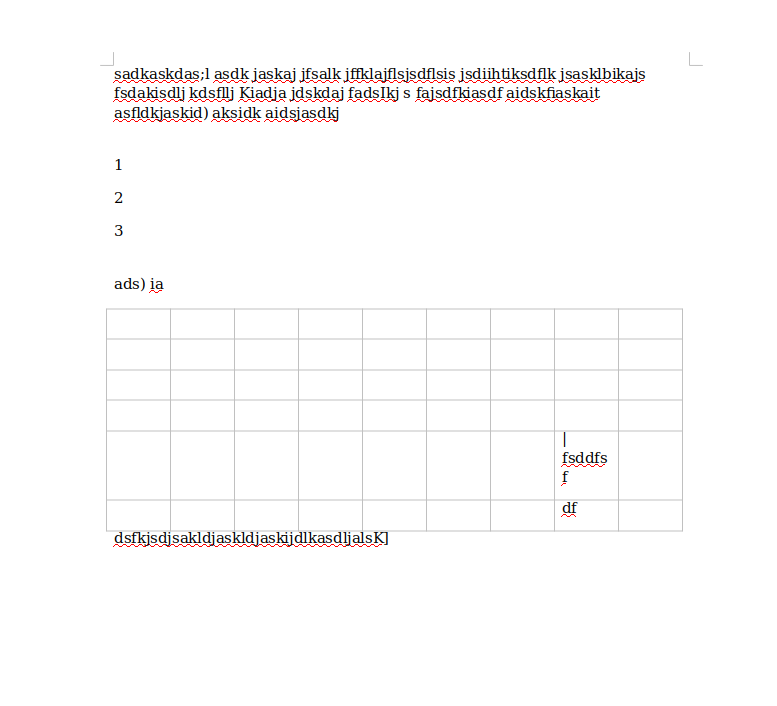
#> input picture Recognizer/example.png, 777 x 706 px
$ python -i table_main.py   (imports and definitions only)
#> lines starting #> are read from the running program, lines starting #| are printed output that depends on the picture; after the words box and inside, x2 and y2 are one past the last pixel; in counts of white or black regions, pixels touching at a corner belong together
#> further down, picture is the input picture: shape (706, 777, 3); mean B, G, R 251.1, 251.1, 251.8
### Recognizer/utils.py
import cv2 as cv
import pytesseract as tess
from PIL import Image
import subprocess as s
import os

"""
Apply morphology operations
"""
def isolate_lines(src, structuring_element):
	cv.erode(src, structuring_element, src, (-1, -1)) # makes white spots smaller
	cv.dilate(src, structuring_element, src, (-1, -1)) # makes white spots bigger

"""
Verify if the region inside a contour is a table
If it is a table, returns the bounding rect
and the table joints. Else return None.
"""
MIN_TABLE_AREA = 50 # min table area to be considered a table
EPSILON = 3 # epsilon value for contour approximation
def verify_table(contour, intersections):
    area = cv.contourArea(contour)

    if (area < MIN_TABLE_AREA):
        return (None, None)

    # approxPolyDP approximates a polygonal curve within the specified precision
    curve = cv.approxPolyDP(contour, EPSILON, True)

    # boundingRect calculates the bounding rectangle of a point set (eg. a curve)
    rect = cv.boundingRect(curve) # format of each rect: x, y, w, h

    # Finds the number of joints in each region of interest (ROI)
    # Format is in row-column order (as finding the ROI involves numpy arrays)
    # format: image_mat[rect.y: rect.y + rect.h, rect.x: rect.x + rect.w]
    possible_table_region = intersections[rect[1]:rect[1] + rect[3], rect[0]:rect[0] + rect[2]]
    (possible_table_joints, _) = cv.findContours(possible_table_region, cv.RETR_CCOMP, cv.CHAIN_APPROX_SIMPLE)
    if len(possible_table_joints) < 5:
        return (None, None)
    return rect, possible_table_joints

### Recognizer/table.py
class Table:
    def __init__(self, x, y, w, h):
        self.x = x
        self.y = y
        self.w = w
        self.h = h
        self.joints = None

    def __str__(self):
        return "(x: %d, y: %d, w: %d, h: %d)" % (self.x, self.x + self.w, self.y, self.y + self.h)

    # Stores the coordinates of the table joints.
    # Assumes the n-dimensional array joints is sorted in ascending order.
    def set_joints(self, joints):
        if self.joints != None:
            raise ValueError("Invalid setting of table joints array.")

        self.joints = []
        row_y = joints[0][1]
        row = []
        for i in range(len(joints)):
            if i == len(joints) - 1:
                row.append(joints[i])
                self.joints.append(row)
                break

            row.append(joints[i])

            # If the next joint has a new y-coordinate,
            # start a new row.
            if joints[i + 1][1] != row_y:
                self.joints.append(row)
                row_y = joints[i + 1][1]
                row = []

    # Prints the coordinates of the joints.
    # [54 lines left out: functions print_joints, get_table_entries, get_entry_bounds_in_row, not called in this run]

### Recognizer/table_main.py
import numpy as np
import cv2 as cv
import utils
from table import Table
from PIL import Image
import sys

# =====================================================
# IMAGE LOADING
# =====================================================
def find_table(image):
	# Convert resized RGB image to grayscale
	NUM_CHANNELS = 3
	if len(image.shape) == NUM_CHANNELS:
	    grayscale = cv.cvtColor(image, cv.COLOR_BGR2GRAY)

	# =====================================================
	# IMAGE FILTERING (using adaptive thresholding)
	# =====================================================
	MAX_THRESHOLD_VALUE = 255
	BLOCK_SIZE = 15
	THRESHOLD_CONSTANT = 0

	# Filter image
	filtered = cv.adaptiveThreshold(~grayscale, MAX_THRESHOLD_VALUE, cv.ADAPTIVE_THRESH_MEAN_C, cv.THRESH_BINARY, BLOCK_SIZE, THRESHOLD_CONSTANT)
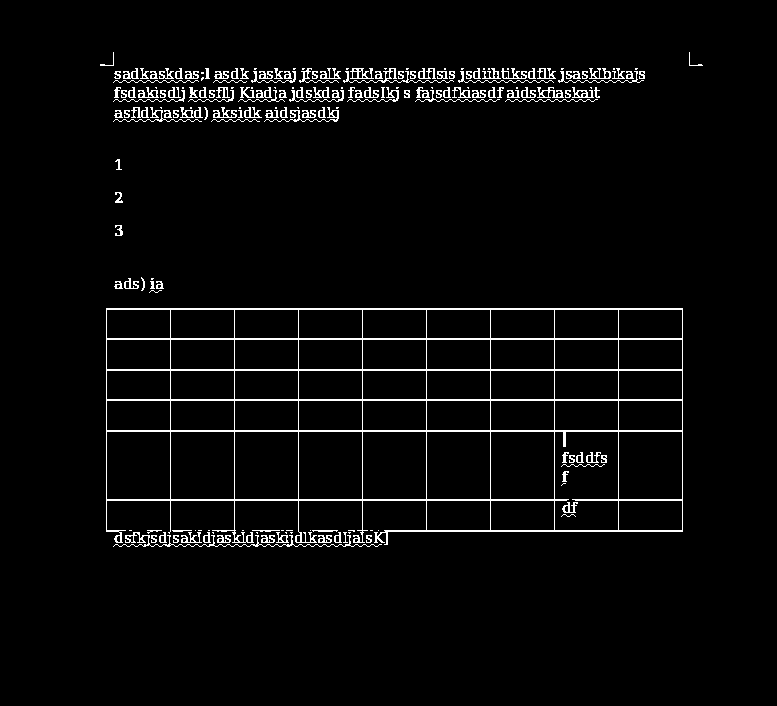
#> filtered: shape (706, 777); 3.5% white in thin lines or dots, all inside (x1, y1, x2, y2) = (100, 52, 703, 547)

	# =====================================================
	# LINE ISOLATION
	# =====================================================
	SCALE = 15

	# Isolate horizontal and vertical lines using morphological operations
	horizontal = filtered.copy()
	vertical = filtered.copy()

	horizontal_size = int(horizontal.shape[1] / SCALE)
#> horizontal_size = 51
	horizontal_structure = cv.getStructuringElement(cv.MORPH_RECT, (horizontal_size, 1))
	utils.isolate_lines(horizontal, horizontal_structure)
#> in isolate_lines, `cv.erode(src, structuring_element, src, (-1, -1))`:
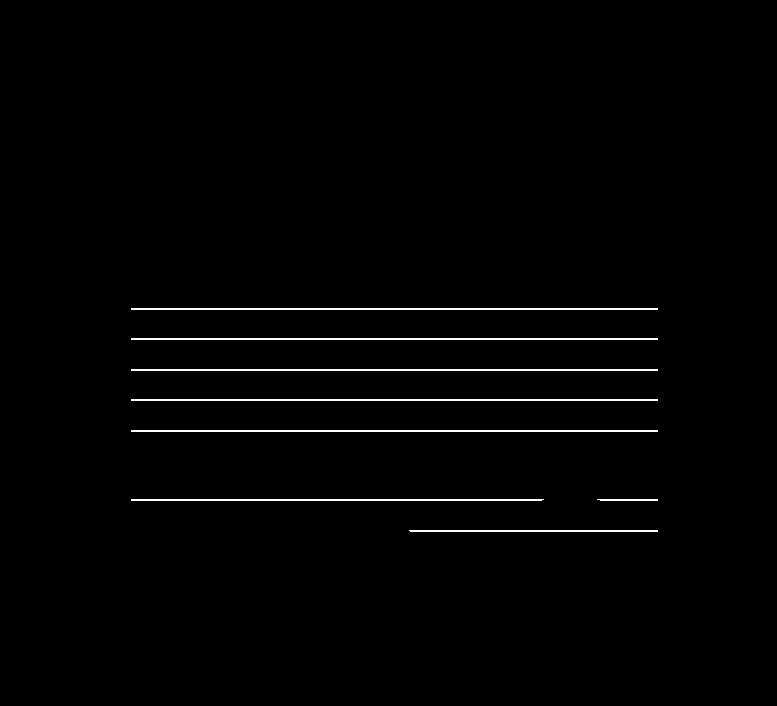
#> src: shape (706, 777); 1.2% white in thin lines or dots, all inside (x1, y1, x2, y2) = (131, 308, 658, 532)
#> in isolate_lines, `cv.dilate(src, structuring_element, src, (-1, -1))`:
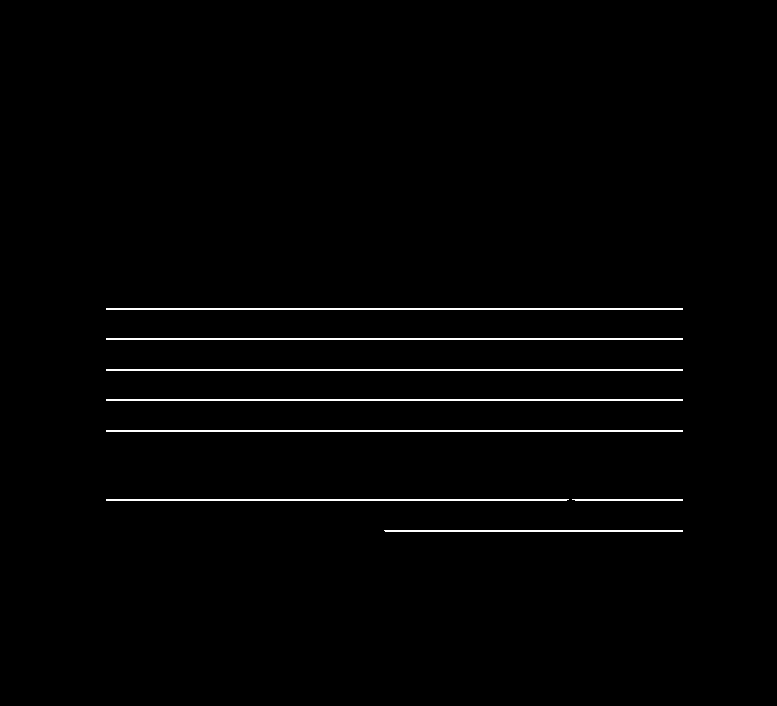
#> src: shape (706, 777); 1.4% white in thin lines or dots, all inside (x1, y1, x2, y2) = (106, 308, 683, 532)

	vertical_size = int(vertical.shape[0] / SCALE)
#> vertical_size = 47
	vertical_structure = cv.getStructuringElement(cv.MORPH_RECT, (1, vertical_size))
#> vertical_structure = 47 values from 1 to 1
	utils.isolate_lines(vertical, vertical_structure)
#> in isolate_lines (call 2), `cv.erode(src, structuring_element, src, (-1, -1))`:
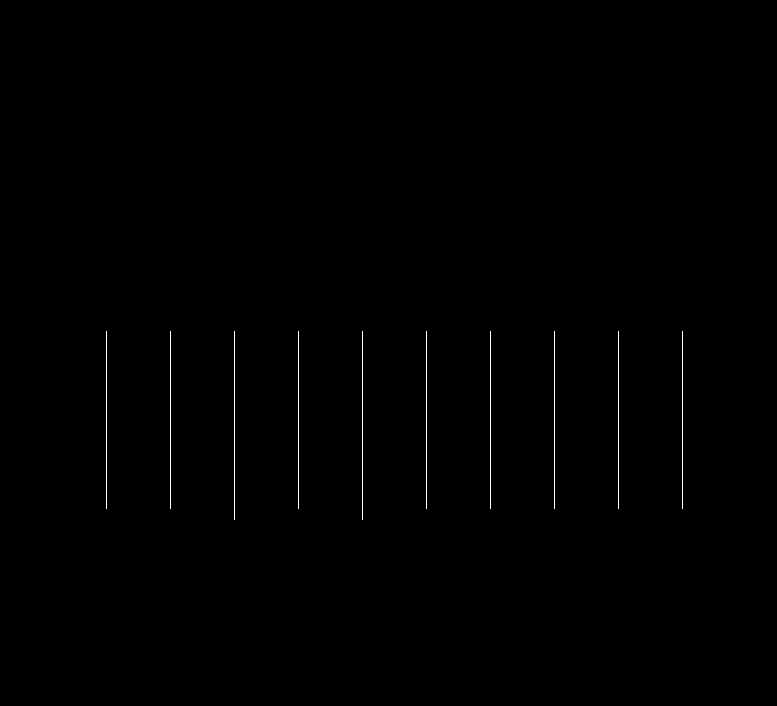
#> src: shape (706, 777); 0.33% white in thin lines or dots, all inside (x1, y1, x2, y2) = (106, 331, 683, 520)
#> in isolate_lines (call 2), `cv.dilate(src, structuring_element, src, (-1, -1))`:
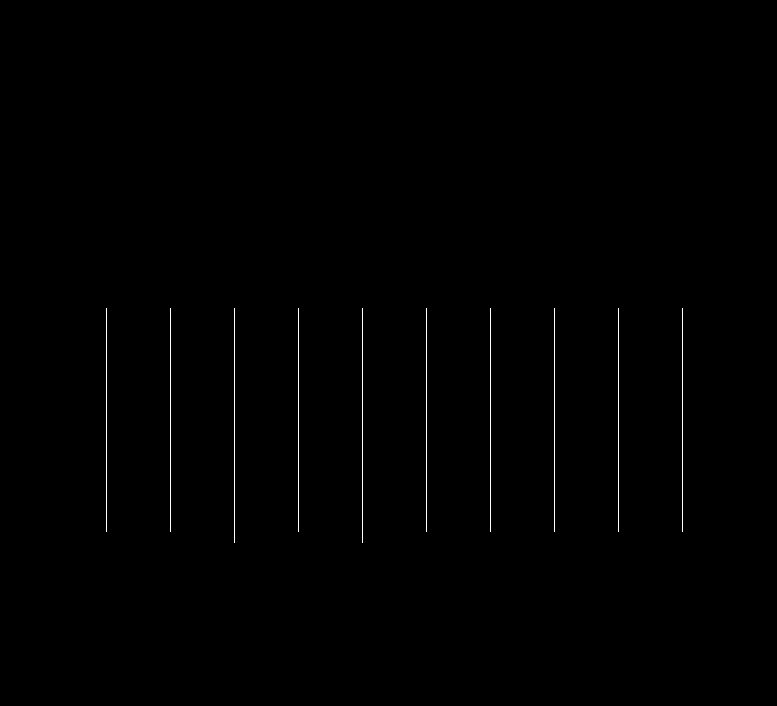
#> src: shape (706, 777); 0.41% white in thin lines or dots, all inside (x1, y1, x2, y2) = (106, 308, 683, 543)

	# =====================================================
	# TABLE EXTRACTION
	# =====================================================
	# Create an image mask with just the horizontal
	# and vertical lines in the image. Then find
	# all contours in the mask.
	mask = horizontal + vertical
	(contours, _) = cv.findContours(mask, cv.RETR_EXTERNAL, cv.CHAIN_APPROX_SIMPLE)
#> contours = 1 contour; box (x1, y1, x2, y2) and area: (106, 308, 683, 543) 118575

	# Find intersections between the lines
	# to determine if the intersections are table joints.
	intersections = cv.bitwise_and(horizontal, vertical)
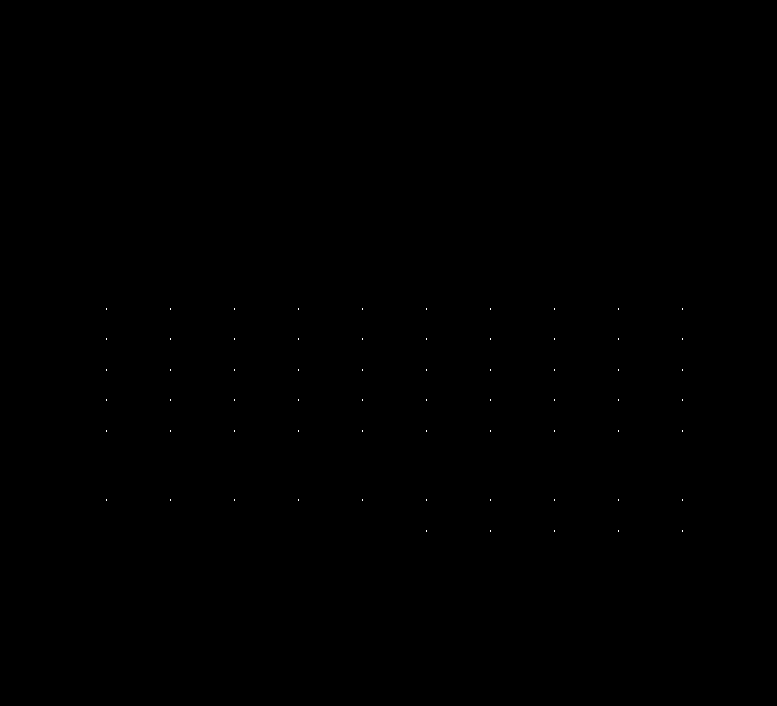
#> intersections: shape (706, 777); 0.02% white in thin lines or dots, all inside (x1, y1, x2, y2) = (106, 308, 683, 532)

	# Get tables from the images
	tables = [] # list of tables
	for i in range(len(contours)):
	    # Verify that region of interest is a table
	    (rect, table_joints) = utils.verify_table(contours[i], intersections)
	    if rect == None or table_joints == None:
	        continue

	    # Create a new instance of a table
	    table = Table(rect[0], rect[1], rect[2], rect[3])

	    # Get an n-dimensional array of the coordinates of the table joints
	    joint_coords = []
	    for i in range(len(table_joints)):
	        joint_coords.append(table_joints[i][0][0])
	    joint_coords = np.asarray(joint_coords)

	    # Returns indices of coordinates in sorted order
	    # Sorts based on parameters (aka keys) starting from the last parameter, then second-to-last, etc
	    sorted_indices = np.lexsort((joint_coords[:, 0], joint_coords[:, 1]))
	    joint_coords = joint_coords[sorted_indices]

	    # Store joint coordinates in the table instance
	    table.set_joints(joint_coords)

	    tables.append(table)
#> this loop made 1 pass
#> pass 1, in verify_table, `possible_table_region = intersections[rect[1]:rect[1] + rect[3], rect[..`:
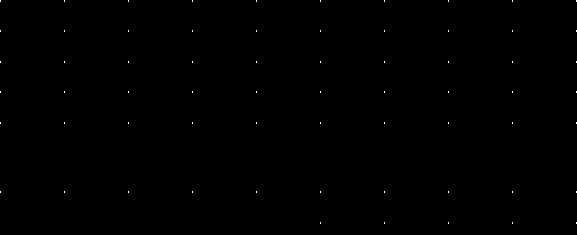
#> possible_table_region: shape (235, 577); 0.1% white in thin lines or dots
#> after the loop, tables = 1 item
	if len(tables)!=0:
	    return tables
	else:
		return None


>>> import cv2
>>> picture = cv2.imread('example.png')
>>> result = find_table(picture)
#> result = 1 item
